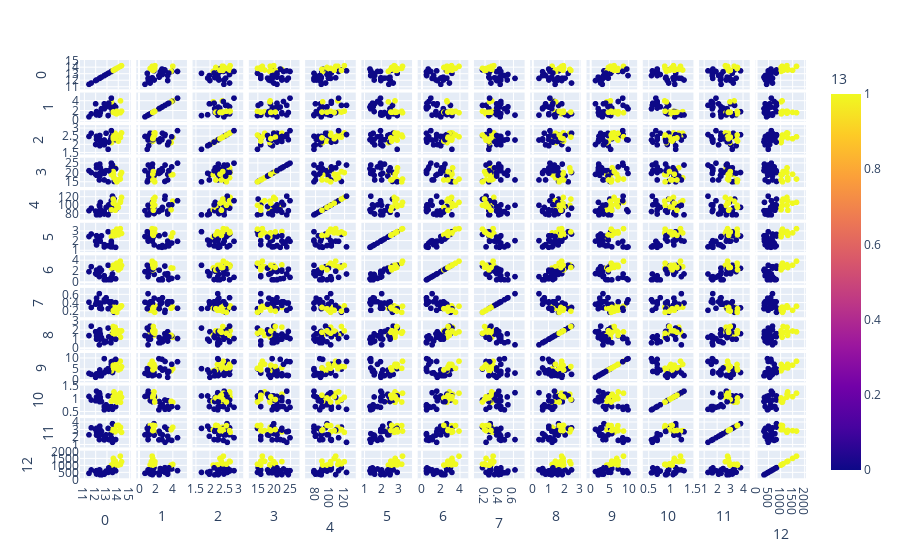

This figure's notebook cell:
### Code cell
classix_density=Extractor.classix(group_merging_mode='density',minPts=minPts_best_density,radius=radius_best_density,scale=scale_best_density)
classix_density.fit(X_train)
Y_pred_density=classix_density.predict(X_test)

df_pred_density=pd.DataFrame(pd.concat([pd.DataFrame(X_test,columns=[0,1,2,3,4,5,6,7,8,9,10,11,12]),pd.DataFrame(Y_pred_density,columns=[13])],axis=1))
fig = px.scatter_matrix(df_pred_density,
    dimensions=[0,1,2,3,4,5,6,7,8,9,10,11,12],
    color=13)
fig.show()

### Figure 1 — Plotly figure (JSON) as saved in the notebook; plotly's stock layout.template omitted (floating-point values rounded to 4 significant figures)
{"data": [{"dimensions": [{"axis": {"matches": true}, "label": "0", "values": [13.64, 14.21, 12.93, 13.73, 12.37, 14.3, 12, 13.4, 11.61, 13.36, 13.5, 13.5, 13.41, 12.77, 13.63, 12.52, 11.41, 12.08, 13.86, 12.08, 14.19, 13.11, 12.33, 13.4, 12.77, 13.78, 12.42, 12.37, 12.08, 13.56, 14.02, 12.37, 13.16, 13.58, 13.75, 13.88]}, {"axis": {"matches": true}, "label": "1", "values": [3.1, 4.04, 2.81, 1.5, 1.17, 1.92, 3.43, 3.91, 1.35, 2.56, 1.81, 3.12, 3.84, 3.43, 1.81, 2.43, 0.74, 1.13, 1.35, 1.39, 1.59, 1.01, 1.1, 4.6, 2.39, 2.76, 1.61, 1.21, 1.83, 1.73, 1.68, 1.63, 3.57, 1.66, 1.73, 1.89]}, {"axis": {"matches": true}, "label": "2", "values": [2.56, 2.44, 2.7, 2.7, 1.92, 2.72, 2, 2.48, 2.7, 2.35, 2.61, 2.62, 2.12, 1.98, 2.7, 2.17, 2.5, 2.51, 2.27, 2.5, 2.48, 1.7, 2.28, 2.86, 2.28, 2.3, 2.19, 2.56, 2.32, 2.46, 2.21, 2.3, 2.15, 2.36, 2.41, 2.59]}, {"axis": {"matches": true}, "label": "3", "values": [15.2, 18.9, 21, 22.5, 19.6, 20, 19, 23, 20, 20, 20, 24, 18.8, 16, 17.2, 21, 21, 24, 16, 22.5, 16.5, 15, 16, 25, 19.5, 22, 22.5, 18.1, 18.5, 20.5, 16, 24.5, 21, 19.1, 16, 15]}, {"axis": {"matches": true}, "label": "4", "values": [116, 111, 96, 101, 78, 120, 87, 102, 94, 89, 96, 123, 90, 80, 112, 88, 88, 78, 98, 84, 108, 78, 101, 112, 86, 90, 108, 98, 81, 116, 96, 88, 102, 106, 89, 101]}, {"axis": {"matches": true}, "label": "5", "values": [2.7, 2.85, 1.54, 3, 2.11, 2.8, 2, 1.8, 2.74, 1.4, 2.53, 1.4, 2.45, 1.63, 2.85, 2.55, 2.48, 2, 2.98, 2.56, 3.3, 2.98, 2.05, 1.98, 1.39, 1.35, 2, 2.42, 1.6, 2.96, 2.65, 2.22, 1.5, 2.86, 2.6, 3.25]}, {"axis": {"matches": true}, "label": "6", "values": [3.03, 2.65, 0.5, 3.25, 2, 3.14, 1.64, 0.75, 2.92, 0.5, 2.61, 1.57, 2.68, 1.25, 2.91, 2.27, 2.01, 1.58, 3.15, 2.29, 3.93, 3.18, 1.09, 0.96, 0.51, 0.68, 2.09, 2.65, 1.5, 2.78, 2.33, 2.45, 0.55, 3.19, 2.76, 3.56]}, {"axis": {"matches": true}, "label": "7", "values": [0.17, 0.3, 0.53, 0.29, 0.27, 0.33, 0.37, 0.43, 0.29, 0.37, 0.28, 0.22, 0.27, 0.43, 0.3, 0.26, 0.42, 0.4, 0.22, 0.43, 0.32, 0.26, 0.63, 0.27, 0.48, 0.41, 0.34, 0.37, 0.52, 0.2, 0.26, 0.4, 0.43, 0.22, 0.29, 0.17]}, {"axis": {"matches": true}, "label": "8", "values": [1.66, 1.25, 0.75, 2.38, 1.04, 1.97, 1.87, 1.41, 2.49, 0.64, 1.66, 1.25, 1.48, 0.83, 1.46, 1.22, 1.44, 1.4, 1.85, 1.04, 1.86, 2.28, 0.41, 1.11, 0.64, 1.03, 1.61, 2.08, 1.64, 2.45, 1.98, 1.9, 1.3, 1.95, 1.81, 1.7]}, {"axis": {"matches": true}, "label": "9", "values": [5.1, 5.24, 4.6, 5.7, 4.68, 6.2, 1.28, 7.3, 2.65, 5.6, 3.52, 8.6, 4.28, 3.4, 7.3, 2, 3.08, 2.2, 7.22, 2.9, 8.7, 5.3, 3.27, 8.5, 9.9, 9.58, 2.06, 4.6, 2.4, 6.25, 4.7, 2.12, 4, 6.9, 5.6, 5.43]}, {"axis": {"matches": true}, "label": "10", "values": [0.96, 0.87, 0.77, 1.19, 1.12, 1.07, 0.93, 0.7, 0.96, 0.7, 1.12, 0.59, 0.91, 0.7, 1.28, 0.9, 1.1, 1.31, 1.01, 0.93, 1.23, 1.12, 1.25, 0.67, 0.57, 0.7, 1.06, 1.19, 1.08, 0.98, 1.04, 0.89, 0.6, 1.09, 1.15, 0.88]}, {"axis": {"matches": true}, "label": "11", "values": [3.36, 3.33, 2.31, 2.71, 3.48, 2.65, 3.05, 1.56, 3.26, 2.47, 3.82, 1.3, 3, 2.12, 2.88, 2.78, 2.31, 2.72, 3.55, 3.19, 2.82, 3.18, 1.67, 1.92, 1.63, 1.68, 2.96, 2.3, 2.27, 3.03, 3.59, 2.78, 1.68, 2.88, 2.9, 3.56]}, {"axis": {"matches": true}, "label": "12", "values": [845, 1080, 600, 1285, 510, 1280, 564, 750, 680, 780, 845, 500, 1035, 372, 1310, 325, 434, 630, 1045, 385, 1680, 502, 680, 630, 470, 615, 345, 678, 480, 1120, 1035, 342, 830, 1515, 1320, 1095]}], "hovertemplate": "%{xaxis.title.text}=%{x}<br>%{yaxis.title.text}=%{y}<br>13=%{marker.color}<extra></extra>", "legendgroup": "", "marker": {"color": [0, 1, 0, 1, 0, 1, 0, 0, 0, 0, 0, 0, 1, 0, 1, 0, 0, 0, 1, 0, 1, 0, 0, 0, 0, 0, 0, 0, 0, 1, 1, 0, 0, 1, 1, 1], "coloraxis": "coloraxis", "symbol": "circle"}, "name": "", "showlegend": false, "type": "splom"}], "layout": {"coloraxis": {"colorbar": {"title": {"text": "13"}}, "colorscale": [[0, "#0d0887"], [0.1111, "#46039f"], [0.2222, "#7201a8"], [0.3333, "#9c179e"], [0.4444, "#bd3786"], [0.5556, "#d8576b"], [0.6667, "#ed7953"], [0.7778, "#fb9f3a"], [0.8889, "#fdca26"], [1, "#f0f921"]]}, "dragmode": "select", "legend": {"tracegroupgap": 0}, "margin": {"t": 60}}}
